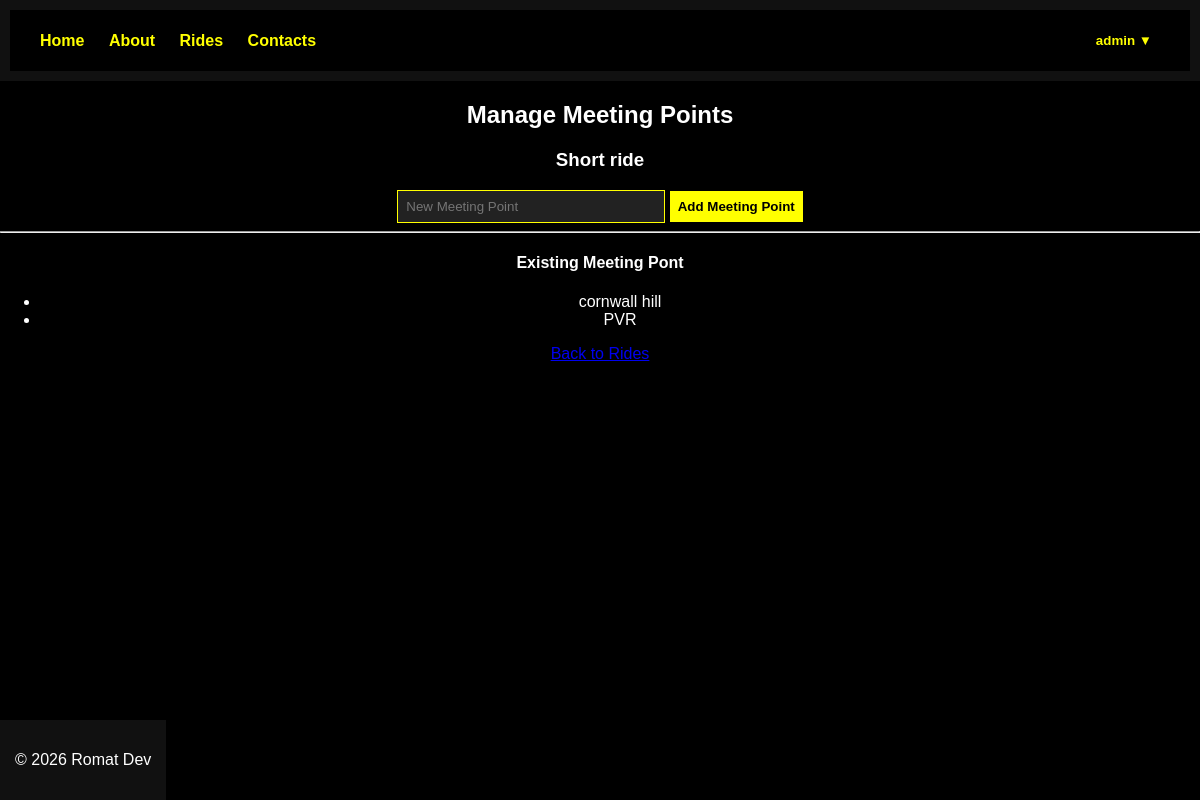
Screenshot of /ride/2/meeting-points (signed in) with the database file from the repository.
### app.py (models this page shows)
class User(UserMixin, db.Model):
    id = db.Column(db.Integer, primary_key=True)
    username = db.Column(db.String(150), unique=True, nullable=False)
    password = db.Column(db.String(200), nullable=False)
    role = db.Column(db.String(20), default='member')
    approved = db.Column(db.Boolean, default=False)
    is_senior = db.Column(db.Boolean, default=False)
    chapter = db.Column(db.String(50))

class Ride(db.Model):
    id = db.Column(db.Integer, primary_key=True)
    title = db.Column(db.String(200))
    location = db.Column(db.String(200))
    ride_date = db.Column(db.String(100))
    description = db.Column(db.Text)
    created_by = db.Column(db.Integer)
    meeting_points = db.relationship(
        'MeetingPoint',
        backref='ride',
        cascade="all, delete-orphan"
    )
    participants = db.relationship(
        'RideParticipant',
        backref='ride',
        cascade='all, delete-orphan'
    )

class MeetingPoint(db.Model):
    id = db.Column(db.Integer, primary_key=True)
    ride_id = db.Column(db.Integer, db.ForeignKey('ride.id'), nullable=False)
    location_name = db.Column(db.String(200))

### app.py (the view, shortened to what this page needs)
@app.route("/ride/<int:ride_id>/meeting-points", methods=["GET", "POST"])
@login_required
@senior_required
def manage_meeting_points(ride_id):
    ride = Ride.query.get_or_404(ride_id)
    meeting_points = MeetingPoint.query.filter_by(ride_id=ride.id).all()
    return render_template(
        "manage_meeting_points.html",
        ride=ride,
        meeting_points=meeting_points
    )

### app.py (called while the page is built)
@login_manager.user_loader
def load_user(user_id):
    return User.query.get(int(user_id))

def senior_required(f):
    @wraps(f)
    def decorated_function(*args, **kwargs):
        if not current_user.is_authenticated or current_user.role != "senior":
            abort(403)
        return f(*args, **kwargs)
    return decorated_function

### templates/manage_meeting_points.html
{% extends "base.html" %}
{% block content %}
<h2>Manage Meeting Points</h2>
<h3>{{ ride.title }}</h3>
<form method="POST">
    <input type="text" name="location_name" placeholder="New Meeting Point" required>
    <button type="submit">Add Meeting Point</button>
</form>
<hr>
<h4>Existing Meeting Pont</h4>
<ul class="metting-points">
    {% for point in meeting_points %}
        <li>{{ point.location_name }}</li>
    {% else %}
        <p>No Meeting Points Added Yet.</p>
    {% endfor %}
</ul>
<a href="{{ url_for('rides') }}">Back to Rides</a>
{% endblock %}

### templates/base.html (shortened to what this page needs)
<!DOCTYPE html>
<html lang="en">
<head>
    <link rel="stylesheet" href="{{ url_for('static', filename='css/style.css') }}">
</head>
<body>
<header>
    <nav class="navbar">
        <div class="nav-left">
            <a href="{{ url_for('index') }}">Home</a>
            <a href="{{ url_for('about') }}">About</a>
            <a href="{{ url_for('rides') }}">Rides</a>
            <a href="{{ url_for('contacts') }}">Contacts</a>
        </div>
        <div class="nav-right">
            {% if current_user.is_authenticated %}
            <div class="dropdown">
                <button class="dropbtn">
                    {{ current_user.username }} ▼
                </button>
            </div>
            {% else %}
                <a href="{{ url_for('login') }}">Login</a>
                <a href="{{ url_for('register') }}">Register</a>
            {% endif %}
        </div>
    </nav>
</header>
<main>
    {% block content %}
    {% endblock %}
</main>
<footer>
    <p>© 2026 Romat Dev</p>
</footer>
</body>
</html>

### static/css/style.css (style rules this page uses)
body { background-color: black; color: white; font-family: Arial, Helvetica, sans-serif; margin: 0; text-align: center; }
header { background-color: #111; padding: 10px; }
.navbar { display:flex; justify-content:space-between; align-items:center; background:black; padding:15px 30px; }
.navbar a { color:yellow; text-decoration:none; margin-right:20px; font-weight:bold; }
.nav-right { position:relative; }
.dropbtn { background:black; color:yellow; border:none; font-weight:bold; cursor:pointer; }
.dropdown { position:relative; display:inline-block; }
footer { background-color: #111; text-align: center; padding: 15px; margin-top: 40px; position: fixed; bottom: 0; }
input { padding: 8px; width: 250px; background-color: #222; border: 1px solid yellow; color: white; }
button { padding: 8px; background-color: yellow; border: none; font-weight: bold; cursor: pointer; }

### rows the page displays
User: username "admin"
Ride: title "Short ride"
MeetingPoint: location_name "cornwall hill"
MeetingPoint: location_name "PVR"
